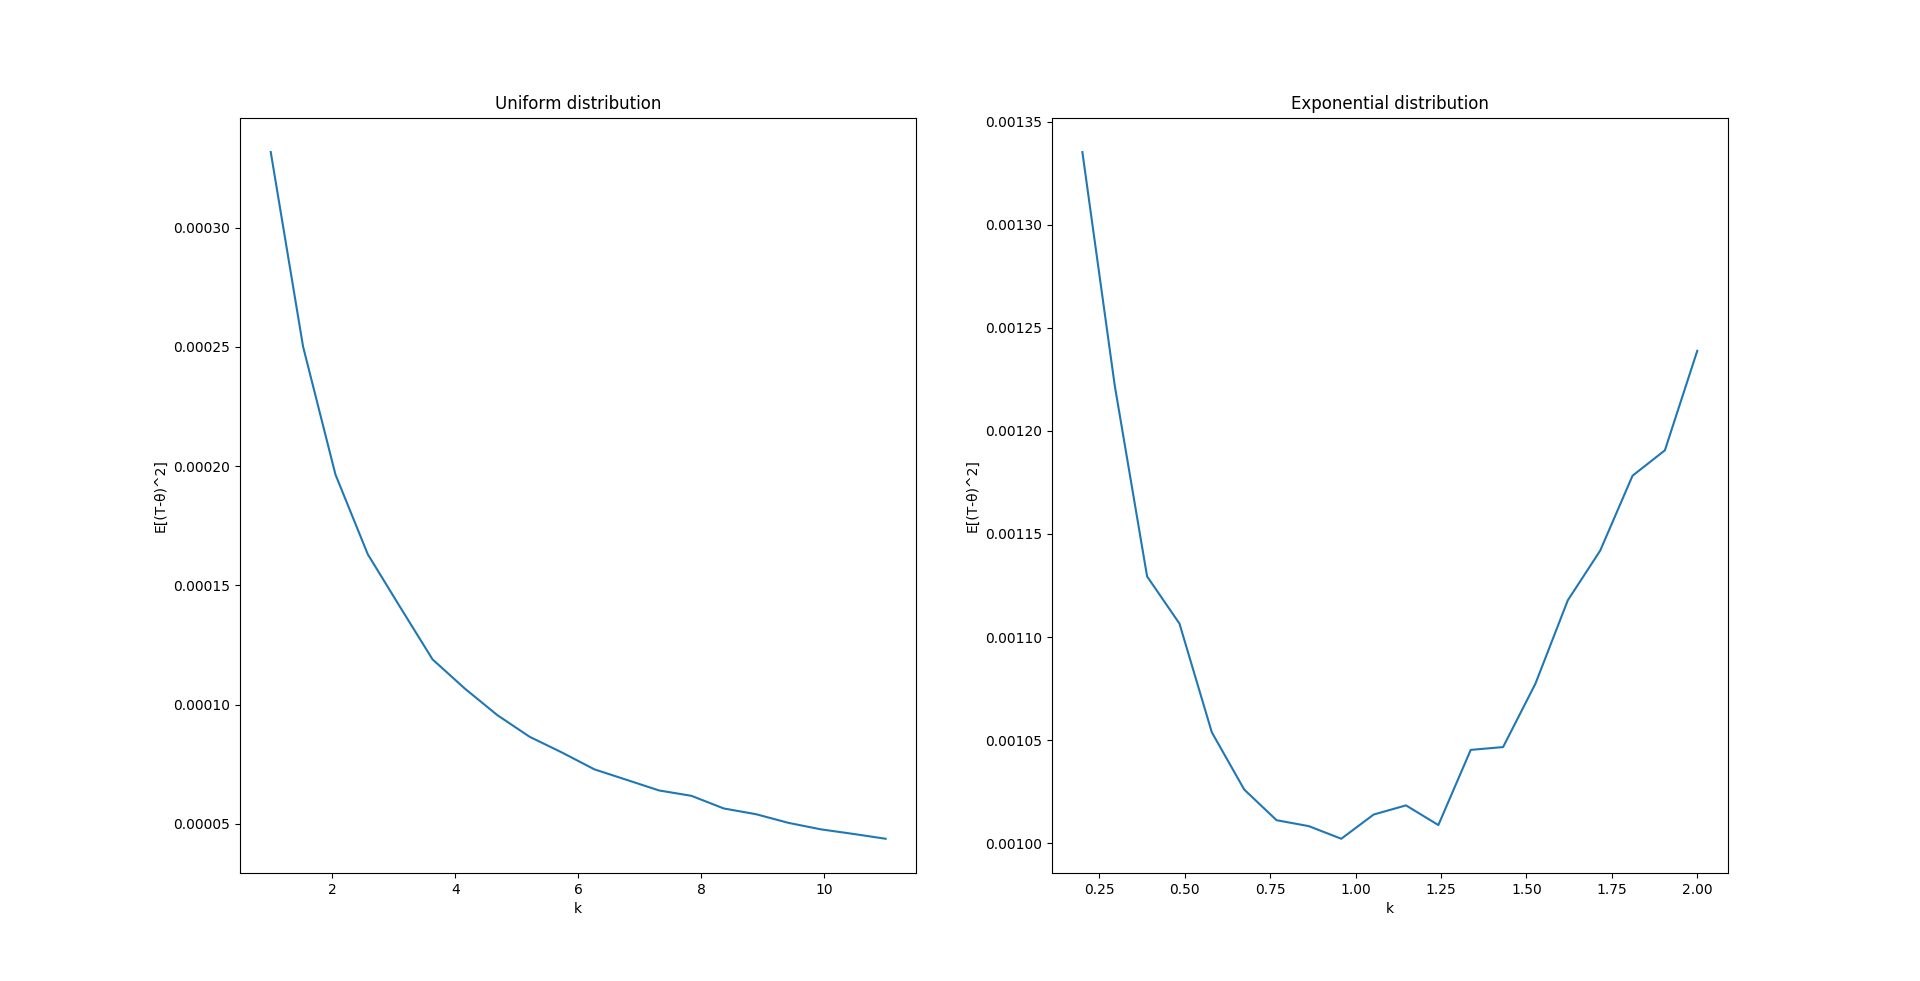

Reproduce this figure in Python.
#!/usr/bin/python
import numpy as np
import matplotlib.pyplot as plt
import math


SAMPLE_SIZE = 1000
N = 10000

def moments_estimate_uniform(sample, k):
    return (sum(map(lambda x: x**k, sample)) * (k + 1) / len(sample))**(1. / k)


def moments_estimate_exponential(sample, k):
    return (sum(map(lambda x: x**k, sample)) / (len(sample) * math.gamma(k + 1)))**(1. / k)
    

def plot_estimate_variance(distribution, estimator, ks):
    es = [np.mean([(estimator(distribution(size=SAMPLE_SIZE), k) - 1)**2 for _ in range(N)]) for k in ks]
    plt.plot(ks, es)
    plt.xlabel('k')
    plt.ylabel('E[(T-θ)^2]')


if __name__ == '__main__':
    plt.figure(1)
    plt.subplot(121)

    # uniform distribution
    plot_estimate_variance(np.random.uniform, moments_estimate_uniform, np.linspace(1, 11, 20))
    plt.title('Uniform distribution')

    plt.subplot(122)

    # exponential distribution
    plot_estimate_variance(np.random.exponential, moments_estimate_exponential, np.linspace(0.2, 2.0, 20))
    plt.title('Exponential distribution')


    plt.show()
